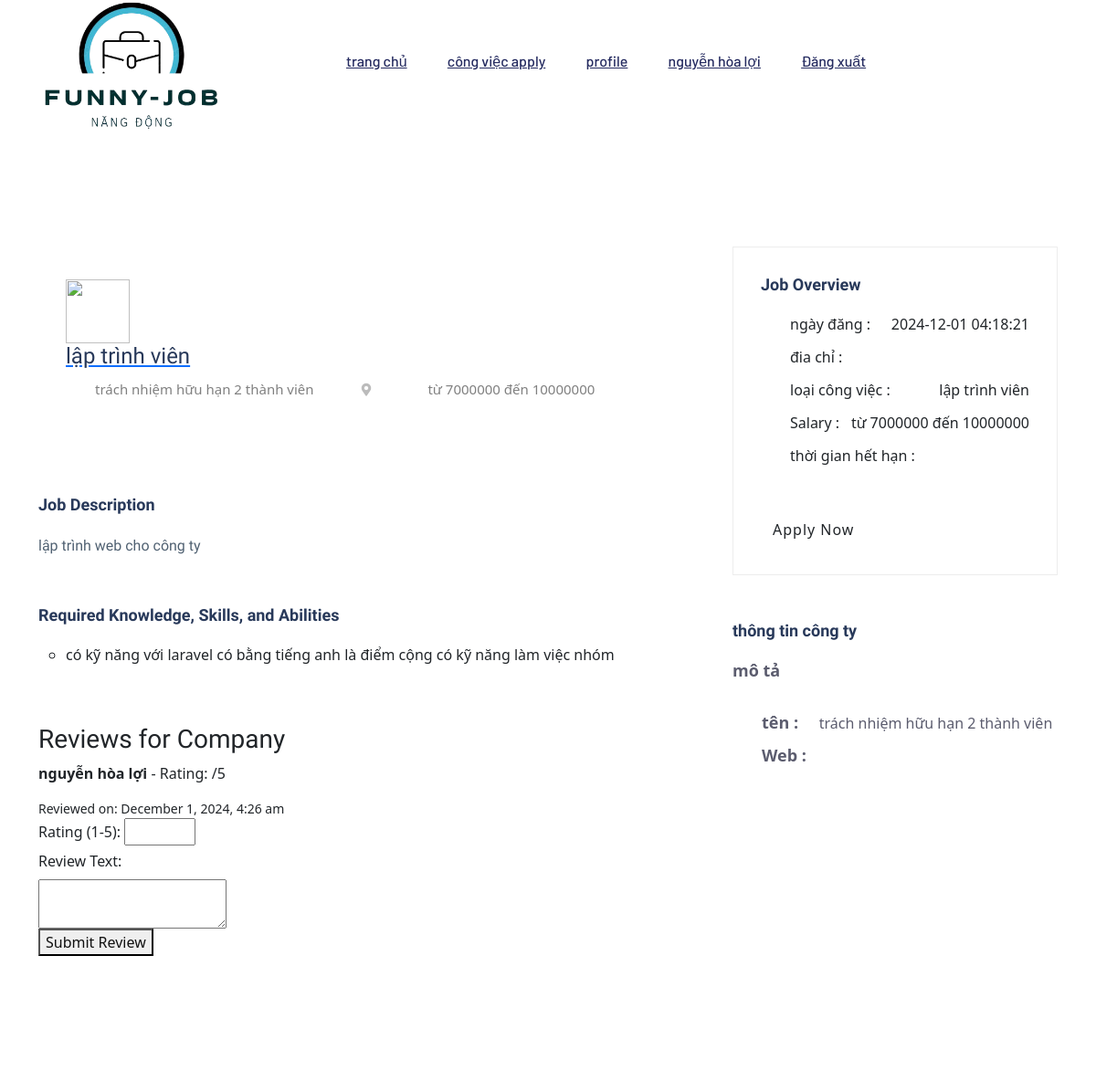
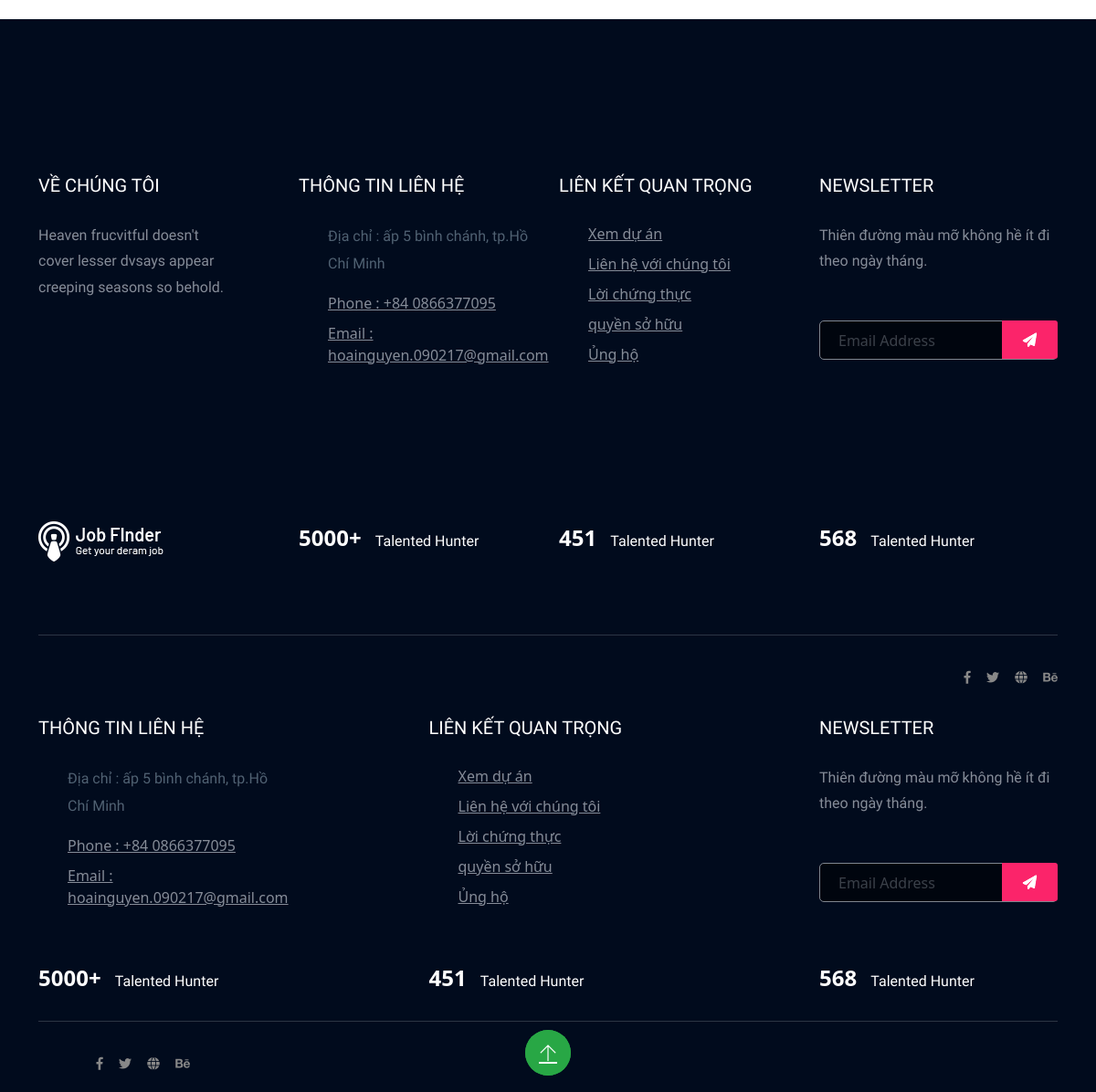
Page /index.php?act=job_thongtin&jobid=1 (signed in) on the committed database (2 pictures, top to bottom).
### tables this page shows
CREATE TABLE IF NOT EXISTS `jobs` (
  `JobID` int NOT NULL AUTO_INCREMENT,
  `CompanyID` int NOT NULL,
  `JobTitle` varchar(150) NOT NULL,
  `JobDescription` text NOT NULL,
  `Requirements` text,
  `SalaryRange` varchar(50) DEFAULT NULL,
  `Location` varchar(255) DEFAULT NULL,
  `EmploymentType` enum('Full-Time','Part-Time','Internship','Freelance') NOT NULL,
  `PostedDate` timestamp NULL DEFAULT CURRENT_TIMESTAMP,
  `ExpiryDate` timestamp NULL DEFAULT NULL,
  PRIMARY KEY (`JobID`),
  KEY `CompanyID` (`CompanyID`)
);

CREATE TABLE IF NOT EXISTS `companies` (
  `CompanyID` int NOT NULL AUTO_INCREMENT,
  `UserID` int NOT NULL,
  `CompanyName` varchar(100) NOT NULL,
  `Industry` varchar(100) DEFAULT NULL,
  `WebsiteURL` varchar(255) DEFAULT NULL,
  `LogoURL` varchar(255) DEFAULT NULL,
  `Location` varchar(255) DEFAULT NULL,
  `Description` text,
  `CreatedAt` timestamp NULL DEFAULT CURRENT_TIMESTAMP,
  PRIMARY KEY (`CompanyID`),
  KEY `UserID` (`UserID`)
);

CREATE TABLE IF NOT EXISTS `reviews` (
  `ReviewID` int NOT NULL AUTO_INCREMENT,
  `CompanyID` int NOT NULL,
  `UserID` int NOT NULL,
  `Rating` int DEFAULT NULL,
  `ReviewText` text,
  `CreatedAt` timestamp NULL DEFAULT CURRENT_TIMESTAMP,
  PRIMARY KEY (`ReviewID`),
  KEY `CompanyID` (`CompanyID`),
  KEY `UserID` (`UserID`)
);

CREATE TABLE IF NOT EXISTS `users` (
  `UserID` int NOT NULL AUTO_INCREMENT,
  `FullName` varchar(100) NOT NULL,
  `Email` varchar(100) NOT NULL,
  `PasswordHash` varchar(255) NOT NULL,
  `UserType` enum('Admin','Candidate','Employer') NOT NULL DEFAULT 'Candidate',
  `PhoneNumber` varchar(15) DEFAULT NULL,
  `ProfilePictureURL` varchar(255) DEFAULT NULL,
  `CreatedAt` timestamp NULL DEFAULT CURRENT_TIMESTAMP,
  `UpdatedAt` timestamp NULL DEFAULT CURRENT_TIMESTAMP ON UPDATE CURRENT_TIMESTAMP,
  `DateOfBirth` date DEFAULT NULL,
  `Address` varchar(255) DEFAULT NULL,
  `Gender` enum('Male','Female','Other') DEFAULT NULL,
  `UserStatus` enum('Active','Inactive','Banned') DEFAULT 'Active',
  `LastLogin` timestamp NULL DEFAULT NULL,
  `Bio` text,
  PRIMARY KEY (`UserID`),
  UNIQUE KEY `Email` (`Email`)
);

### model/job.php (called while the page is built, shortened)
<?php
function getJobByID($jobID) {
    $conn = connectdb();
    $stmt = $conn->prepare("SELECT jobs.*, companies.CompanyName,companies.LogoURL FROM jobs join companies ON jobs.CompanyID = companies.CompanyID WHERE JobID = :jobID");
    $stmt->bindParam(':jobID', $jobID, PDO::PARAM_INT);
    $stmt->execute();
    return $stmt->fetch(PDO::FETCH_ASSOC);
}
function getCompanyReviews($companyID) {
    $conn = connectdb();
    $stmt = $conn->prepare("SELECT reviews.*, users.FullName
                            FROM reviews
                            JOIN users ON reviews.UserID = users.UserID
                            WHERE reviews.CompanyID = :companyID");
    $stmt->bindParam(':companyID', $companyID, PDO::PARAM_INT);
    $stmt->execute();
    return $stmt->fetchAll(PDO::FETCH_ASSOC);
}
?>

### views/job_thongtin_can.php (the view, shortened to what this page needs)
<?php
    $jobid = $_GET['jobid']??"";
    $job = getJobByID($jobid);
?>
<!doctype php>
<php class="no-js" lang="zxx">
   <body>
    <main>
        <div class="slider-area ">
        <div class="job-post-company pt-120 pb-120">
            <div class="container">
                <div class="row justify-content-between">
                    <div class="col-xl-7 col-lg-8">
                        <div class="single-job-items mb-50">
                            <div class="job-items">
                                <div class="company-img company-img-details">
                                    <a href="index.php?act=job_thongtin&jobid='<?php echo htmlspecialchars($job['JobID']) ?>"><img src="uploads/<?php echo htmlspecialchars($job['LogoURL'] ??'');?>" alt=""></a>
                                </div>
                                <div class="job-tittle">
                                    <a href="#">
                                        <h4><?php echo htmlspecialchars($job['JobTitle'] ?? ''); ?></h4>
                                    </a>
                                    <ul>
                                        <li><?php echo htmlspecialchars($job['CompanyName'] ?? ''); ?></li>
                                        <li><i class="fas fa-map-marker-alt"></i><?php echo htmlspecialchars($job['Location'] ?? ''); ?></li>
                                        <li><?php echo htmlspecialchars($job['SalaryRange'] ?? ''); ?></li>
                                    </ul>
                                </div>
                            </div>
                        </div>
                        <div class="job-post-details">
                            <div class="post-details1 mb-50">
                                <div class="small-section-tittle">
                                    <h4>Job Description</h4>
                                </div>
                                <p><?php echo htmlspecialchars($job['JobDescription'] ?? ''); ?></p>
                            </div>
                            <div class="post-details2  mb-50">
                                <div class="small-section-tittle">
                                    <h4>Required Knowledge, Skills, and Abilities</h4>
                                </div>
                               <ul>
                                   <li><?php echo htmlspecialchars($job['Requirements'] ?? ''); ?></li>
                               </ul>
                               <br>
                               <br>
                               <div class="small-section-tittle">
                                <?php
                                $companyid = htmlspecialchars($job['CompanyID']);
                                $reviews = getCompanyReviews($companyid);
                                ?>
                               <h3>Reviews for Company</h3>
                                    <?php if (count($reviews) > 0): ?>
                                        <?php foreach ($reviews as $review): ?>
                                            <div class="review">
                                                <div class="review-header">
                                                    <strong><?php echo htmlspecialchars($review['FullName']); ?></strong> -
                                                    <span>Rating: <?php echo $review['Rating']; ?>/5</span>
                                                </div>
                                                <div class="review-date">
                                                    <small>Reviewed on: <?php echo date("F j, Y, g:i a", strtotime($review['CreatedAt'])); ?></small>
                                                </div>
                                            </div>
                                        <?php endforeach; ?>
                                    <?php else: ?>
                                        <p>No reviews yet for this company.</p>
                                    <?php endif; ?>
                                    <form method="POST" action="index.php?act=themreview">
                                        <label for="rating">Rating (1-5):</label>
                                        <input type="number" id="rating" name="rating" min="1" max="5" required><br>
                                        <label for="reviewText">Review Text:</label><br>
                                        <textarea id="reviewText" name="reviewText" required></textarea><br>
                                        <button type="submit">Submit Review</button>
                                    </form>
                                </div>
                            </div>
                        </div>
                    </div>
                    <div class="col-xl-4 col-lg-4">
                        <div class="post-details3  mb-50">
                           <div class="small-section-tittle">
                               <h4>Job Overview</h4>
                           </div>
                          <ul>
                              <li>ngày đăng : <span><?php echo htmlspecialchars($job['PostedDate'] ?? ''); ?></span></li>
                              <li>đia chỉ : <span><?php echo htmlspecialchars($job['Location'] ?? ''); ?></span></li>
                              <li>loại công việc : <span><?php echo htmlspecialchars($job['JobTitle'] ?? ''); ?></span></li>
                              <li>Salary :  <span><?php echo htmlspecialchars($job['SalaryRange'] ?? ''); ?></span></li>
                              <li>thời gian hết hạn : <span><?php echo htmlspecialchars($job['ExpiryDate'] ?? ''); ?></span></li>
                          </ul>
                            <div class="apply-btn2">
                                <a href="index.php?act=aplly&jobid=<?php echo htmlspecialchars($job['JobID'] ?? '') ?> " class="btn">Apply Now</a>
                            </div>
                       </div>
                        <div class="post-details4  mb-50">
                           <div class="small-section-tittle">
                               <h4>thông tin công ty</h4>
                           </div>
                              <span>mô tả</span>
                            <ul>
                                <li>tên : <span><?php echo htmlspecialchars($job['CompanyName'] ?? ''); ?> </span></li>
                                <li>Web : <span> <?php echo htmlspecialchars($job['WebsiteURL'] ?? ''); ?> </span></li>
                            </ul>
                       </div>
                    </div>
                </div>
            </div>
        </div>
    </main>
    <footer>
        <div class="footer-area footer-bg footer-padding">
            <div class="container">
                <div class="row d-flex justify-content-between">
                    <div class="col-xl-3 col-lg-3 col-md-4 col-sm-6">
                       <div class="single-footer-caption mb-50">
                         <div class="single-footer-caption mb-30">
                             <div class="footer-tittle">
                                 <h4>Về chúng tôi</h4>
                                 <div class="footer-pera">
                                     <p>Heaven frucvitful doesn't cover lesser dvsays appear creeping seasons so behold.</p>
                                </div>
                             </div>
                         </div>
                       </div>
                    </div>
                    <div class="col-xl-3 col-lg-3 col-md-4 col-sm-5">
                        <div class="single-footer-caption mb-50">
                            <div class="footer-tittle">
                                <h4>Thông tin liên hệ</h4>
                                <ul>
                                    <li>
                                    <p>Địa chỉ : ấp 5 bình chánh, tp.Hồ Chí Minh</p>
                                    </li>
                                    <li><a href="#">Phone : +84 0866377095</a></li>
                                    <li><a href="#">Email : hoainguyen.090217@gmail.com</a></li>
                                </ul>
                            </div>
                        </div>
                    </div>
                    <div class="col-xl-3 col-lg-3 col-md-4 col-sm-5">
                        <div class="single-footer-caption mb-50">
                            <div class="footer-tittle">
                                <h4>Liên kết quan trọng</h4>
                                <ul>
                                    <li><a href="#"> Xem dự án</a></li>
                                    <li><a href="#">Liên hệ với chúng tôi</a></li>
                                    <li><a href="#">Lời chứng thực</a></li>
                                    <li><a href="#">quyền sở hữu</a></li>
                                    <li><a href="#">Ủng hộ</a></li>
                                </ul>
                            </div>
                        </div>
                    </div>
                    <div class="col-xl-3 col-lg-3 col-md-4 col-sm-5">
                        <div class="single-footer-caption mb-50">
                            <div class="footer-tittle">
                                <h4>Newsletter</h4>
                                <div class="footer-pera footer-pera2">
                                 <p>Thiên đường màu mỡ không hề ít đi theo ngày tháng.</p>
                             </div>
                             <div class="footer-form" >
                                 <div id="mc_embed_signup">
                                     <form target="_blank" action="https://spondonit.us12.list-manage.com/subscribe/post?u=1462626880ade1ac87bd9c93a&amp;id=92a4423d01"
                                     method="get" class="subscribe_form relative mail_part">
                                         <input type="email" name="email" id="newsletter-form-email" placeholder="Email Address"
                                         class="placeholder hide-on-focus" onfocus="this.placeholder = ''"
                                         onblur="this.placeholder = ' Email Address '">
                                         <div class="form-icon">
                                             <button type="submit" name="submit" id="newsletter-submit"
                                             class="email_icon newsletter-submit button-contactForm"><img src="assets/img/icon/form.png" alt=""></button>
                                         </div>
                                     </form>
                                 </div>
                             </div>
                            </div>
                        </div>
                    </div>
                </div>
               <div class="row footer-wejed justify-content-between">
                    <div class="col-xl-3 col-lg-3 col-md-4 col-sm-6">
                        <div class="footer-logo mb-20">
                        <a href="home.php"><img src="../assets/img/logo/logo2_footer.png" alt=""></a>
                        </div>
                    </div>
                    <div class="col-xl-3 col-lg-3 col-md-4 col-sm-5">
                    <div class="footer-tittle-bottom">
                        <span>5000+</span>
                        <p>Talented Hunter</p>
                    </div>
                    </div>
                    <div class="col-xl-3 col-lg-3 col-md-4 col-sm-5">
                        <div class="footer-tittle-bottom">
                            <span>451</span>
                            <p>Talented Hunter</p>
                        </div>
                    </div>
                    <div class="col-xl-3 col-lg-3 col-md-4 col-sm-5">
                        <div class="footer-tittle-bottom">
                            <span>568</span>
                            <p>Talented Hunter</p>
                        </div>
                    </div>
               </div>
            </div>
        </div>
        <div class="footer-bottom-area footer-bg">
            <div class="container">
                <div class="footer-border">
                     <div class="row d-flex justify-content-between align-items-center">
                         <div class="col-xl-10 col-lg-10 ">
                         </div>
                         <div class="col-xl-2 col-lg-2">
                             <div class="footer-social f-right">
                                 <a href="#"><i class="fab fa-facebook-f"></i></a>
                                 <a href="#"><i class="fab fa-twitter"></i></a>
                                 <a href="#"><i class="fas fa-globe"></i></a>
                                 <a href="#"><i class="fab fa-behance"></i></a>
                             </div>
                         </div>
                     </div>
                </div>
            </div>
        </div>
    </footer>
    </body>
</php>

### rows in the picture
jobs: JobTitle "lập trình viên", CompanyID.CompanyName "trách nhiệm hữu hạn 2 thành viên", SalaryRange "từ 7000000 đến 10000000", JobDescription "lập trình web cho công ty", Requirements "có kỹ năng với laravel có bằng tiếng anh là điểm cộng có kỹ năng làm việc nhóm", PostedDate "2024-12-01 04:18:21"
reviews: UserID.FullName "nguyễn hòa lợi", CreatedAt "December 1, 2024, 4:26 am"

### other values in the picture
$ten "nguyễn hòa lợi"
